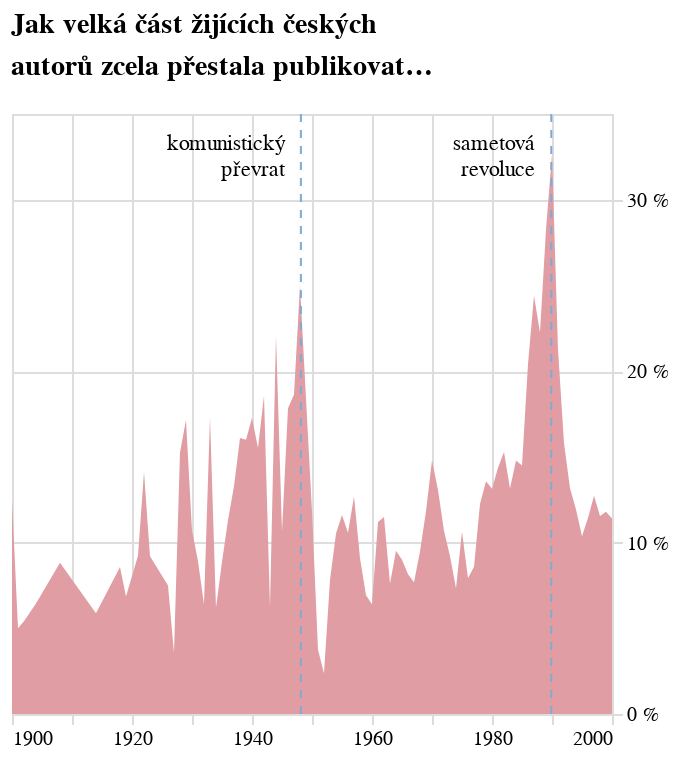

The code cell stored with this chart in its notebook:
### Code cell
graf_konce = alt.Chart(
    alt_friendly(df_koncici.filter(pl.col("rok").is_between(1900,2000))
                ), width=300,
                 title=alt.Title(["Jak velká část žijících českých","autorů zcela přestala publikovat…"])
).mark_area(color='#E09DA3'
).encode(
    alt.X("rok:T", title=None, axis=alt.Axis(domainOpacity=0, tickColor='#DCDDD6')),
    alt.Y("podil_aut:Q", title=None, axis=alt.Axis(domainOpacity=0, tickColor='#DCDDD6', tickCount=3, labelExpr="datum.label * 100 + ' %'", orient='right')))
graf_konce

rule1 = alt.Chart(alt.Data(values=[{'rok': '1948-02-25'}])).mark_rule(
    color='#81A9D5',
    strokeDash=[4, 4]  # Optional: makes the line dashed
).encode(
    x='rok:T'
)

rule2 = alt.Chart(alt.Data(values=[{'rok': '1989-11-17'}])).mark_rule(
    color='#81A9D5',
    strokeDash=[4, 4]  # Optional: makes the line dashed
).encode(
    x='rok:T'
)

# Add text annotation
text1 = alt.Chart(alt.Data(values=[{'rok': '1948-02-25', 'y': 0.3}])).mark_text(
    # angle=270,  # Rotates text vertically
    align='right',
    baseline='middle',
    dy=15,# Slight horizontal offset from the line
    dx=-8,
    text=['komunistický','převrat'],
    font='Asap'
).encode(
    x='rok:T',
    y=alt.value(0)  # Places text at bottom of chart
)


# Add text annotation
text2 = alt.Chart(alt.Data(values=[{'rok': '1989-11-17', 'y': 0.3}])).mark_text(
    # angle=270,  # Rotates text vertically
    align='right',
    baseline='middle',
    dy=15,# Slight horizontal offset from the line
    dx=-8,
    text=['sametová','revoluce'],
    font='Asap'
).encode(
    x='rok:T',
    y=alt.value(0)  # Places text at bottom of chart
)

graf_konce_komb = graf_konce + rule1 + rule2 + text1 + text2

graf_konce_komb

### Figure 1 — Vega-Lite specification as saved in the notebook (floating-point values rounded to 4 significant figures)
{"config": {"title": {"font": "Noticia Text", "fontSize": 14, "anchor": "start", "lineHeight": 21, "fontWeight": "bolder", "subtitleFont": "Noticia Text", "subtitleFontSize": 12, "subtitleFontWeight": "lighter", "subtitlePadding": 12, "dy": -12}, "axis": {"labelFont": "Asap", "titleFont": "Asap", "fontWeight": "lighter", "titleFontWeight": "lighter", "labelFontSize": 10, "titleFontSize": 10, "labelPadding": 2, "titlePadding": 10, "domainOpacity": 0, "tickColor": "#DCDDD6"}, "legend": {"labelFont": "Asap", "labelFontWeight": "normal", "titleFont": "Asap", "titleFontWeight": "normal", "labelFontSize": 10, "titleFontSize": 10}}, "layer": [{"data": {"name": "data-c16acf19951ce01226c0033c0b26ad48"}, "mark": {"type": "area", "color": "#E09DA3"}, "encoding": {"x": {"axis": {"domainOpacity": 0, "tickColor": "#DCDDD6"}, "field": "rok", "title": null, "type": "temporal"}, "y": {"axis": {"domainOpacity": 0, "labelExpr": "datum.label * 100 + ' %'", "orient": "right", "tickColor": "#DCDDD6", "tickCount": 3}, "field": "podil_aut", "title": null, "type": "quantitative"}}, "title": {"text": ["Jak velká část žijících českých", "autorů zcela přestala publikovat…"]}}, {"data": {"values": [{"rok": "1948-02-25"}]}, "mark": {"type": "rule", "color": "#81A9D5", "strokeDash": [4, 4]}, "encoding": {"x": {"field": "rok", "type": "temporal"}}}, {"data": {"values": [{"rok": "1989-11-17"}]}, "mark": {"type": "rule", "color": "#81A9D5", "strokeDash": [4, 4]}, "encoding": {"x": {"field": "rok", "type": "temporal"}}}, {"data": {"values": [{"rok": "1948-02-25", "y": 0.3}]}, "mark": {"type": "text", "align": "right", "baseline": "middle", "dx": -8, "dy": 15, "font": "Asap", "text": ["komunistický", "převrat"]}, "encoding": {"x": {"field": "rok", "type": "temporal"}, "y": {"value": 0}}}, {"data": {"values": [{"rok": "1989-11-17", "y": 0.3}]}, "mark": {"type": "text", "align": "right", "baseline": "middle", "dx": -8, "dy": 15, "font": "Asap", "text": ["sametová", "revoluce"]}, "encoding": {"x": {"field": "rok", "type": "temporal"}, "y": {"value": 0}}}], "width": 300, "$schema": "https://vega.github.io/schema/vega-lite/v5.8.0.json", "datasets": {"data-c16acf19951ce01226c0033c0b26ad48": [{"rok": "1900-01-01T00:00:00", "skoncilo": 10, "celkem": 148, "podil": 0.06757, "podil_ill": 0.06667, "podil_trl": 0.06173, "podil_aut": 0.125}, {"rok": "1901-01-01T00:00:00", "skoncilo": 9, "celkem": 131, "podil": 0.0687, "podil_ill": 0.06667, "podil_trl": 0.04688, "podil_aut": 0.05}, {"rok": "1902-01-01T00:00:00", "skoncilo": 10, "celkem": 159, "podil": 0.06289, "podil_ill": 0.05, "podil_trl": 0.08955, "podil_aut": 0.05405}, {"rok": "1904-01-01T00:00:00", "skoncilo": 11, "celkem": 141, "podil": 0.07801, "podil_ill": 0.07692, "podil_trl": 0.1129, "podil_aut": 0.06452}, {"rok": "1908-01-01T00:00:00", "skoncilo": 10, "celkem": 161, "podil": 0.06211, "podil_ill": 0.05556, "podil_trl": 0.04478, "podil_aut": 0.08824}, {"rok": "1914-01-01T00:00:00", "skoncilo": 15, "celkem": 147, "podil": 0.102, "podil_ill": 0.05, "podil_trl": 0.1579, "podil_aut": 0.05882}, {"rok": "1918-01-01T00:00:00", "skoncilo": 11, "celkem": 145, "podil": 0.07586, "podil_ill": 0.04167, "podil_trl": 0.05172, "podil_aut": 0.08571}, {"rok": "1919-01-01T00:00:00", "skoncilo": 13, "celkem": 252, "podil": 0.05159, "podil_ill": 0.02778, "podil_trl": 0.0396, "podil_aut": 0.06849}, {"rok": "1921-01-01T00:00:00", "skoncilo": 27, "celkem": 304, "podil": 0.08882, "podil_ill": 0.0303, "podil_trl": 0.1079, "podil_aut": 0.09231}, {"rok": "1922-01-01T00:00:00", "skoncilo": 21, "celkem": 291, "podil": 0.07216, "podil_ill": 0.02857, "podil_trl": 0.03361, "podil_aut": 0.1412}, {"rok": "1923-01-01T00:00:00", "skoncilo": 27, "celkem": 335, "podil": 0.0806, "podil_ill": 0.01852, "podil_trl": 0.07692, "podil_aut": 0.09195}, {"rok": "1926-01-01T00:00:00", "skoncilo": 49, "celkem": 428, "podil": 0.1145, "podil_ill": 0.09836, "podil_trl": 0.1323, "podil_aut": 0.075}, {"rok": "1927-01-01T00:00:00", "skoncilo": 38, "celkem": 374, "podil": 0.1016, "podil_ill": 0.03636, "podil_trl": 0.1148, "podil_aut": 0.03571}, {"rok": "1928-01-01T00:00:00", "skoncilo": 40, "celkem": 396, "podil": 0.101, "podil_ill": 0.01639, "podil_trl": 0.09659, "podil_aut": 0.1525}, {"rok": "1929-01-01T00:00:00", "skoncilo": 48, "celkem": 428, "podil": 0.1121, "podil_ill": 0.04286, "podil_trl": 0.1, "podil_aut": 0.1714}, {"rok": "1930-01-01T00:00:00", "skoncilo": 32, "celkem": 450, "podil": 0.07111, "podil_ill": 0.02532, "podil_trl": 0.06436, "podil_aut": 0.1071}, {"rok": "1931-01-01T00:00:00", "skoncilo": 31, "celkem": 432, "podil": 0.07176, "podil_ill": 0.03279, "podil_trl": 0.05699, "podil_aut": 0.08911}, {"rok": "1932-01-01T00:00:00", "skoncilo": 38, "celkem": 400, "podil": 0.095, "podil_ill": 0.06897, "podil_trl": 0.1185, "podil_aut": 0.064}, {"rok": "1933-01-01T00:00:00", "skoncilo": 35, "celkem": 356, "podil": 0.09831, "podil_ill": 0.01639, "podil_trl": 0.07692, "podil_aut": 0.1731}, {"rok": "1934-01-01T00:00:00", "skoncilo": 30, "celkem": 432, "podil": 0.06944, "podil_ill": 0.05556, "podil_trl": 0.06612, "podil_aut": 0.06202}, {"rok": "1935-01-01T00:00:00", "skoncilo": 52, "celkem": 465, "podil": 0.1118, "podil_ill": 0.02941, "podil_trl": 0.08955, "podil_aut": 0.08861}, {"rok": "1936-01-01T00:00:00", "skoncilo": 46, "celkem": 489, "podil": 0.09407, "podil_ill": 0.03077, "podil_trl": 0.06475, "podil_aut": 0.113}, {"rok": "1937-01-01T00:00:00", "skoncilo": 58, "celkem": 477, "podil": 0.1216, "podil_ill": 0.07353, "podil_trl": 0.07031, "podil_aut": 0.1329}, {"rok": "1938-01-01T00:00:00", "skoncilo": 56, "celkem": 367, "podil": 0.1526, "podil_ill": 0.0566, "podil_trl": 0.19, "podil_aut": 0.161}, {"rok": "1939-01-01T00:00:00", "skoncilo": 51, "celkem": 337, "podil": 0.1513, "podil_ill": 0.06452, "podil_trl": 0.1154, "podil_aut": 0.16}, {"rok": "1940-01-01T00:00:00", "skoncilo": 50, "celkem": 419, "podil": 0.1193, "podil_ill": 0.1075, "podil_trl": 0.0989, "podil_aut": 0.1727}, {"rok": "1941-01-01T00:00:00", "skoncilo": 51, "celkem": 427, "podil": 0.1194, "podil_ill": 0.03158, "podil_trl": 0.08434, "podil_aut": 0.1552}, {"rok": "1942-01-01T00:00:00", "skoncilo": 32, "celkem": 283, "podil": 0.1131, "podil_ill": 0.0625, "podil_trl": 0.05172, "podil_aut": 0.1857}, {"rok": "1943-01-01T00:00:00", "skoncilo": 12, "celkem": 186, "podil": 0.06452, "podil_ill": 0.05, "podil_trl": 0.07692, "podil_aut": 0.0625}, {"rok": "1944-01-01T00:00:00", "skoncilo": 38, "celkem": 219, "podil": 0.1735, "podil_ill": 0.03846, "podil_trl": 0.1923, "podil_aut": 0.2208}, {"rok": "1945-01-01T00:00:00", "skoncilo": 19, "celkem": 261, "podil": 0.0728, "podil_ill": 0.06452, "podil_trl": 0.03571, "podil_aut": 0.1067}, {"rok": "1946-01-01T00:00:00", "skoncilo": 71, "celkem": 499, "podil": 0.1423, "podil_ill": 0.12, "podil_trl": 0.07921, "podil_aut": 0.1783}, {"rok": "1947-01-01T00:00:00", "skoncilo": 87, "celkem": 576, "podil": 0.151, "podil_ill": 0.09278, "podil_trl": 0.06803, "podil_aut": 0.1864}, {"rok": "1948-01-01T00:00:00", "skoncilo": 88, "celkem": 497, "podil": 0.1771, "podil_ill": 0.09333, "podil_trl": 0.129, "podil_aut": 0.25}, {"rok": "1950-01-01T00:00:00", "skoncilo": 22, "celkem": 369, "podil": 0.05962, "podil_ill": 0.05556, "podil_trl": 0.02655, "podil_aut": 0.1183}, {"rok": "1951-01-01T00:00:00", "skoncilo": 22, "celkem": 666, "podil": 0.03303, "podil_ill": 0.02857, "podil_trl": 0.02979, "podil_aut": 0.03743}, {"rok": "1952-01-01T00:00:00", "skoncilo": 27, "celkem": 612, "podil": 0.04412, "podil_ill": 0.01695, "podil_trl": 0.06373, "podil_aut": 0.02381}, {"rok": "1953-01-01T00:00:00", "skoncilo": 61, "celkem": 811, "podil": 0.07522, "podil_ill": 0.01408, "podil_trl": 0.07983, "podil_aut": 0.07818}, {"rok": "1954-01-01T00:00:00", "skoncilo": 65, "celkem": 843, "podil": 0.07711, "podil_ill": 0.02299, "podil_trl": 0.05155, "podil_aut": 0.1053}, {"rok": "1955-01-01T00:00:00", "skoncilo": 82, "celkem": 876, "podil": 0.09361, "podil_ill": 0.02247, "podil_trl": 0.1098, "podil_aut": 0.1161}, {"rok": "1956-01-01T00:00:00", "skoncilo": 64, "celkem": 912, "podil": 0.07018, "podil_ill": 0.0202, "podil_trl": 0.06145, "podil_aut": 0.1057}, {"rok": "1957-01-01T00:00:00", "skoncilo": 82, "celkem": 907, "podil": 0.09041, "podil_ill": 0.02062, "podil_trl": 0.03867, "podil_aut": 0.1269}, {"rok": "1958-01-01T00:00:00", "skoncilo": 64, "celkem": 1078, "podil": 0.05937, "podil_ill": 0.03125, "podil_trl": 0.03347, "podil_aut": 0.09091}, {"rok": "1959-01-01T00:00:00", "skoncilo": 73, "celkem": 1130, "podil": 0.0646, "podil_ill": 0.02564, "podil_trl": 0.05285, "podil_aut": 0.06931}, {"rok": "1960-01-01T00:00:00", "skoncilo": 72, "celkem": 1099, "podil": 0.06551, "podil_ill": 0.04717, "podil_trl": 0.06726, "podil_aut": 0.06404}, {"rok": "1961-01-01T00:00:00", "skoncilo": 117, "celkem": 1161, "podil": 0.1008, "podil_ill": 0.07031, "podil_trl": 0.06311, "podil_aut": 0.112}, {"rok": "1962-01-01T00:00:00", "skoncilo": 89, "celkem": 1063, "podil": 0.08373, "podil_ill": 0.01587, "podil_trl": 0.04787, "podil_aut": 0.1149}, {"rok": "1963-01-01T00:00:00", "skoncilo": 91, "celkem": 1186, "podil": 0.07673, "podil_ill": 0.02703, "podil_trl": 0.03902, "podil_aut": 0.076}, {"rok": "1964-01-01T00:00:00", "skoncilo": 93, "celkem": 1242, "podil": 0.07488, "podil_ill": 0.04167, "podil_trl": 0.03937, "podil_aut": 0.09524}, {"rok": "1965-01-01T00:00:00", "skoncilo": 84, "celkem": 1127, "podil": 0.07453, "podil_ill": 0.03759, "podil_trl": 0.04701, "podil_aut": 0.09}, {"rok": "1966-01-01T00:00:00", "skoncilo": 83, "celkem": 1270, "podil": 0.06535, "podil_ill": 0.02013, "podil_trl": 0.04364, "podil_aut": 0.08148}, {"rok": "1967-01-01T00:00:00", "skoncilo": 81, "celkem": 1228, "podil": 0.06596, "podil_ill": 0.007692, "podil_trl": 0.04382, "podil_aut": 0.07678}, {"rok": "1968-01-01T00:00:00", "skoncilo": 93, "celkem": 1171, "podil": 0.07942, "podil_ill": 0.03681, "podil_trl": 0.056, "podil_aut": 0.09485}, {"rok": "1969-01-01T00:00:00", "skoncilo": 101, "celkem": 1173, "podil": 0.0861, "podil_ill": 0.02564, "podil_trl": 0.03896, "podil_aut": 0.1182}, {"rok": "1970-01-01T00:00:00", "skoncilo": 122, "celkem": 1191, "podil": 0.1024, "podil_ill": 0.05161, "podil_trl": 0.04938, "podil_aut": 0.1481}, {"rok": "1971-01-01T00:00:00", "skoncilo": 114, "celkem": 1192, "podil": 0.09564, "podil_ill": 0.02, "podil_trl": 0.06615, "podil_aut": 0.1306}, {"rok": "1972-01-01T00:00:00", "skoncilo": 84, "celkem": 1262, "podil": 0.06656, "podil_ill": 0.02273, "podil_trl": 0.01266, "podil_aut": 0.1069}, {"rok": "1973-01-01T00:00:00", "skoncilo": 90, "celkem": 1224, "podil": 0.07353, "podil_ill": 0.01875, "podil_trl": 0.05118, "podil_aut": 0.09195}, {"rok": "1974-01-01T00:00:00", "skoncilo": 92, "celkem": 1331, "podil": 0.06912, "podil_ill": 0.03226, "podil_trl": 0.05376, "podil_aut": 0.0733}, {"rok": "1975-01-01T00:00:00", "skoncilo": 107, "celkem": 1342, "podil": 0.07973, "podil_ill": 0.03049, "podil_trl": 0.03806, "podil_aut": 0.1063}, {"rok": "1976-01-01T00:00:00", "skoncilo": 99, "celkem": 1318, "podil": 0.07511, "podil_ill": 0.006289, "podil_trl": 0.07143, "podil_aut": 0.07925}, {"rok": "1977-01-01T00:00:00", "skoncilo": 101, "celkem": 1415, "podil": 0.07138, "podil_ill": 0.02747, "podil_trl": 0.05137, "podil_aut": 0.08595}, {"rok": "1978-01-01T00:00:00", "skoncilo": 125, "celkem": 1447, "podil": 0.08639, "podil_ill": 0.05405, "podil_trl": 0.03716, "podil_aut": 0.1224}, {"rok": "1979-01-01T00:00:00", "skoncilo": 163, "celkem": 1595, "podil": 0.1022, "podil_ill": 0.04412, "podil_trl": 0.0427, "podil_aut": 0.1357}, {"rok": "1980-01-01T00:00:00", "skoncilo": 168, "celkem": 1587, "podil": 0.1059, "podil_ill": 0.03913, "podil_trl": 0.06641, "podil_aut": 0.1314}, {"rok": "1981-01-01T00:00:00", "skoncilo": 157, "celkem": 1604, "podil": 0.09788, "podil_ill": 0.0362, "podil_trl": 0.04797, "podil_aut": 0.1436}, {"rok": "1982-01-01T00:00:00", "skoncilo": 178, "celkem": 1665, "podil": 0.1069, "podil_ill": 0.03543, "podil_trl": 0.05844, "podil_aut": 0.1528}, {"rok": "1983-01-01T00:00:00", "skoncilo": 192, "celkem": 1879, "podil": 0.1022, "podil_ill": 0.03279, "podil_trl": 0.08671, "podil_aut": 0.1316}, {"rok": "1984-01-01T00:00:00", "skoncilo": 192, "celkem": 1891, "podil": 0.1015, "podil_ill": 0.03341, "podil_trl": 0.04777, "podil_aut": 0.1478}, {"rok": "1985-01-01T00:00:00", "skoncilo": 215, "celkem": 1885, "podil": 0.1141, "podil_ill": 0.04592, "podil_trl": 0.09006, "podil_aut": 0.145}, {"rok": "1986-01-01T00:00:00", "skoncilo": 264, "celkem": 1886, "podil": 0.14, "podil_ill": 0.05528, "podil_trl": 0.1072, "podil_aut": 0.2041}, {"rok": "1987-01-01T00:00:00", "skoncilo": 293, "celkem": 1843, "podil": 0.159, "podil_ill": 0.04082, "podil_trl": 0.09091, "podil_aut": 0.244}, {"rok": "1988-01-01T00:00:00", "skoncilo": 288, "celkem": 1846, "podil": 0.156, "podil_ill": 0.0684, "podil_trl": 0.1239, "podil_aut": 0.2225}, {"rok": "1989-01-01T00:00:00", "skoncilo": 367, "celkem": 1887, "podil": 0.1945, "podil_ill": 0.09602, "podil_trl": 0.1525, "podil_aut": 0.2827}, {"rok": "1990-01-01T00:00:00", "skoncilo": 370, "celkem": 1854, "podil": 0.1996, "podil_ill": 0.1083, "podil_trl": 0.139, "podil_aut": 0.3266}, {"rok": "1991-01-01T00:00:00", "skoncilo": 287, "celkem": 1871, "podil": 0.1534, "podil_ill": 0.107, "podil_trl": 0.1061, "podil_aut": 0.2127}, {"rok": "1992-01-01T00:00:00", "skoncilo": 220, "celkem": 2253, "podil": 0.09765, "podil_ill": 0.08289, "podil_trl": 0.06643, "podil_aut": 0.158}, {"rok": "1993-01-01T00:00:00", "skoncilo": 251, "celkem": 2491, "podil": 0.1008, "podil_ill": 0.07937, "podil_trl": 0.07208, "podil_aut": 0.1317}, {"rok": "1994-01-01T00:00:00", "skoncilo": 294, "celkem": 2739, "podil": 0.1073, "podil_ill": 0.07429, "podil_trl": 0.05702, "podil_aut": 0.1193}, {"rok": "1995-01-01T00:00:00", "skoncilo": 413, "celkem": 3029, "podil": 0.1363, "podil_ill": 0.1032, "podil_trl": 0.07271, "podil_aut": 0.1037}, {"rok": "1996-01-01T00:00:00", "skoncilo": 308, "celkem": 2781, "podil": 0.1108, "podil_ill": 0.08772, "podil_trl": 0.1141, "podil_aut": 0.1144}, {"rok": "1997-01-01T00:00:00", "skoncilo": 289, "celkem": 2707, "podil": 0.1068, "podil_ill": 0.08544, "podil_trl": 0.08687, "podil_aut": 0.1274}, {"rok": "1998-01-01T00:00:00", "skoncilo": 243, "celkem": 2571, "podil": 0.09452, "podil_ill": 0.1148, "podil_trl": 0.05876, "podil_aut": 0.1156}, {"rok": "1999-01-01T00:00:00", "skoncilo": 267, "celkem": 2509, "podil": 0.1064, "podil_ill": 0.08647, "podil_trl": 0.07872, "podil_aut": 0.118}, {"rok": "2000-01-01T00:00:00", "skoncilo": 239, "celkem": 2388, "podil": 0.1001, "podil_ill": 0.08051, "podil_trl": 0.08068, "podil_aut": 0.1141}]}}
